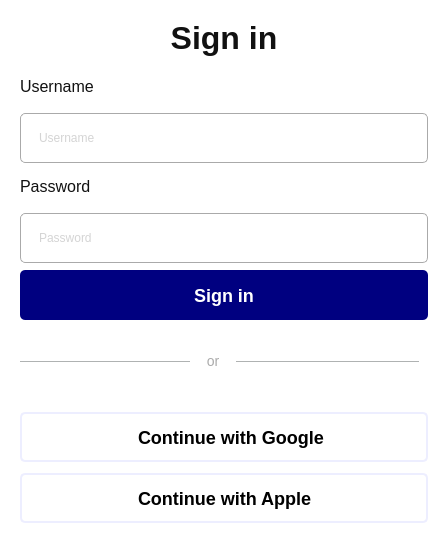
<?xml version="1.0" encoding="UTF-8"?>
<ui version="4.0">
 <class>Auth</class>
 <widget class="QDialog" name="Auth">
  <property name="geometry">
   <rect>
    <x>0</x>
    <y>0</y>
    <width>448</width>
    <height>548</height>
   </rect>
  </property>
  <property name="windowTitle">
   <string>Dialog</string>
  </property>
  <property name="styleSheet">
   <string notr="true">QDialog{
	background-color: #FFFFFF;
}

QFrame{
	border: none;
}
QLineEdit{
	color:  #AAAAAA;
	border: 1px solid #AAAAAA;
	border-radius: 5px;
	background-color: #FFFFFF;
	padding: 0 16px;
}
Line{
	background-color:  #EDEEFF;
}</string>
  </property>
  <layout class="QGridLayout" name="gridLayout">
   <property name="topMargin">
    <number>0</number>
   </property>
   <item row="0" column="0">
    <widget class="QFrame" name="frame">
     <property name="minimumSize">
      <size>
       <width>0</width>
       <height>320</height>
      </size>
     </property>
     <property name="maximumSize">
      <size>
       <width>16777215</width>
       <height>300</height>
      </size>
     </property>
     <property name="styleSheet">
      <string notr="true">QLabel {
	color: #111111;
	font-size: 16px;
}

</string>
     </property>
     <property name="frameShape">
      <enum>QFrame::StyledPanel</enum>
     </property>
     <property name="frameShadow">
      <enum>QFrame::Raised</enum>
     </property>
     <layout class="QGridLayout" name="gridLayout_2">
      <property name="topMargin">
       <number>0</number>
      </property>
      <property name="bottomMargin">
       <number>12</number>
      </property>
      <item row="0" column="1">
       <widget class="QFrame" name="frame_4">
        <property name="minimumSize">
         <size>
          <width>0</width>
          <height>50</height>
         </size>
        </property>
        <property name="maximumSize">
         <size>
          <width>16777215</width>
          <height>50</height>
         </size>
        </property>
        <property name="frameShape">
         <enum>QFrame::StyledPanel</enum>
        </property>
        <property name="frameShadow">
         <enum>QFrame::Raised</enum>
        </property>
        <layout class="QHBoxLayout" name="horizontalLayout">
         <property name="spacing">
          <number>0</number>
         </property>
         <property name="leftMargin">
          <number>0</number>
         </property>
         <property name="topMargin">
          <number>0</number>
         </property>
         <property name="rightMargin">
          <number>0</number>
         </property>
         <property name="bottomMargin">
          <number>0</number>
         </property>
         <item>
          <widget class="QLabel" name="label">
           <property name="maximumSize">
            <size>
             <width>16777215</width>
             <height>50</height>
            </size>
           </property>
           <property name="styleSheet">
            <string notr="true">font-size: 32px;
font-weight: bold;
</string>
           </property>
           <property name="text">
            <string>Sign in</string>
           </property>
           <property name="alignment">
            <set>Qt::AlignCenter</set>
           </property>
          </widget>
         </item>
        </layout>
       </widget>
      </item>
      <item row="2" column="1">
       <widget class="QFrame" name="frame_7">
        <property name="maximumSize">
         <size>
          <width>16777215</width>
          <height>102</height>
         </size>
        </property>
        <property name="frameShape">
         <enum>QFrame::StyledPanel</enum>
        </property>
        <property name="frameShadow">
         <enum>QFrame::Raised</enum>
        </property>
        <layout class="QVBoxLayout" name="verticalLayout_2">
         <property name="spacing">
          <number>10</number>
         </property>
         <property name="leftMargin">
          <number>0</number>
         </property>
         <property name="topMargin">
          <number>0</number>
         </property>
         <property name="rightMargin">
          <number>0</number>
         </property>
         <property name="bottomMargin">
          <number>0</number>
         </property>
         <item>
          <widget class="QFrame" name="frame_6">
           <property name="maximumSize">
            <size>
             <width>16777215</width>
             <height>102</height>
            </size>
           </property>
           <property name="frameShape">
            <enum>QFrame::StyledPanel</enum>
           </property>
           <property name="frameShadow">
            <enum>QFrame::Raised</enum>
           </property>
           <layout class="QVBoxLayout" name="verticalLayout_3">
            <property name="spacing">
             <number>10</number>
            </property>
            <property name="leftMargin">
             <number>0</number>
            </property>
            <property name="topMargin">
             <number>0</number>
            </property>
            <property name="rightMargin">
             <number>0</number>
            </property>
            <property name="bottomMargin">
             <number>0</number>
            </property>
            <item>
             <widget class="QLabel" name="label_3">
              <property name="styleSheet">
               <string notr="true"/>
              </property>
              <property name="text">
               <string>Username</string>
              </property>
              <property name="margin">
               <number>0</number>
              </property>
             </widget>
            </item>
            <item>
             <widget class="QLineEdit" name="username">
              <property name="minimumSize">
               <size>
                <width>0</width>
                <height>50</height>
               </size>
              </property>
              <property name="maximumSize">
               <size>
                <width>16777215</width>
                <height>50</height>
               </size>
              </property>
              <property name="text">
               <string/>
              </property>
              <property name="echoMode">
               <enum>QLineEdit::Normal</enum>
              </property>
              <property name="placeholderText">
               <string>Username</string>
              </property>
             </widget>
            </item>
           </layout>
          </widget>
         </item>
        </layout>
       </widget>
      </item>
      <item row="4" column="1">
       <widget class="QFrame" name="frame_8">
        <property name="maximumSize">
         <size>
          <width>16777215</width>
          <height>52</height>
         </size>
        </property>
        <property name="frameShape">
         <enum>QFrame::StyledPanel</enum>
        </property>
        <property name="frameShadow">
         <enum>QFrame::Raised</enum>
        </property>
        <layout class="QVBoxLayout" name="verticalLayout_4">
         <property name="leftMargin">
          <number>0</number>
         </property>
         <property name="topMargin">
          <number>0</number>
         </property>
         <property name="rightMargin">
          <number>0</number>
         </property>
         <property name="bottomMargin">
          <number>0</number>
         </property>
         <item>
          <widget class="QPushButton" name="login">
           <property name="minimumSize">
            <size>
             <width>0</width>
             <height>50</height>
            </size>
           </property>
           <property name="maximumSize">
            <size>
             <width>16777215</width>
             <height>50</height>
            </size>
           </property>
           <property name="cursor">
            <cursorShape>PointingHandCursor</cursorShape>
           </property>
           <property name="styleSheet">
            <string notr="true">color: #FFFFFF;
background-color: #000080;
border-radius: 5px;
font-size: 18px;
font-weight:500;</string>
           </property>
           <property name="text">
            <string>Sign in</string>
           </property>
          </widget>
         </item>
        </layout>
       </widget>
      </item>
      <item row="3" column="1">
       <widget class="QFrame" name="frame_5">
        <property name="maximumSize">
         <size>
          <width>16777215</width>
          <height>102</height>
         </size>
        </property>
        <property name="frameShape">
         <enum>QFrame::StyledPanel</enum>
        </property>
        <property name="frameShadow">
         <enum>QFrame::Raised</enum>
        </property>
        <layout class="QVBoxLayout" name="verticalLayout">
         <property name="spacing">
          <number>10</number>
         </property>
         <property name="leftMargin">
          <number>0</number>
         </property>
         <property name="topMargin">
          <number>0</number>
         </property>
         <property name="rightMargin">
          <number>0</number>
         </property>
         <property name="bottomMargin">
          <number>0</number>
         </property>
         <item>
          <widget class="QLabel" name="label_2">
           <property name="styleSheet">
            <string notr="true"/>
           </property>
           <property name="text">
            <string>Password</string>
           </property>
           <property name="margin">
            <number>0</number>
           </property>
          </widget>
         </item>
         <item>
          <widget class="QLineEdit" name="password">
           <property name="minimumSize">
            <size>
             <width>0</width>
             <height>50</height>
            </size>
           </property>
           <property name="maximumSize">
            <size>
             <width>16777215</width>
             <height>50</height>
            </size>
           </property>
           <property name="text">
            <string/>
           </property>
           <property name="echoMode">
            <enum>QLineEdit::Password</enum>
           </property>
           <property name="placeholderText">
            <string>Password</string>
           </property>
          </widget>
         </item>
        </layout>
       </widget>
      </item>
     </layout>
    </widget>
   </item>
   <item row="2" column="0">
    <widget class="QFrame" name="frame_2">
     <property name="maximumSize">
      <size>
       <width>16777215</width>
       <height>200</height>
      </size>
     </property>
     <property name="styleSheet">
      <string notr="true">QPushButton{
	color: rgb(0, 0, 0);
	background: none;
	border-radius: 5px;
	font-size: 18px;
	border: 2px solid #EDEEFF;
	font-weight: 500;
	text-align:  left;
	padding-left: 16px;
	
}

</string>
     </property>
     <property name="frameShape">
      <enum>QFrame::StyledPanel</enum>
     </property>
     <property name="frameShadow">
      <enum>QFrame::Raised</enum>
     </property>
     <layout class="QVBoxLayout" name="verticalLayout_5">
      <item>
       <widget class="QFrame" name="frame_3">
        <property name="minimumSize">
         <size>
          <width>0</width>
          <height>60</height>
         </size>
        </property>
        <property name="styleSheet">
         <string notr="true">QLabel{
	background-color: rgb(175, 178, 178);
}</string>
        </property>
        <property name="frameShape">
         <enum>QFrame::StyledPanel</enum>
        </property>
        <property name="frameShadow">
         <enum>QFrame::Raised</enum>
        </property>
        <widget class="QLabel" name="label_5">
         <property name="geometry">
          <rect>
           <x>0</x>
           <y>20</y>
           <width>399</width>
           <height>1</height>
          </rect>
         </property>
         <property name="minimumSize">
          <size>
           <width>0</width>
           <height>1</height>
          </size>
         </property>
         <property name="maximumSize">
          <size>
           <width>16777215</width>
           <height>1</height>
          </size>
         </property>
         <property name="text">
          <string/>
         </property>
        </widget>
        <widget class="QLabel" name="label_6">
         <property name="geometry">
          <rect>
           <x>170</x>
           <y>-3</y>
           <width>46</width>
           <height>46</height>
          </rect>
         </property>
         <property name="minimumSize">
          <size>
           <width>46</width>
           <height>46</height>
          </size>
         </property>
         <property name="maximumSize">
          <size>
           <width>46</width>
           <height>46</height>
          </size>
         </property>
         <property name="styleSheet">
          <string notr="true">background-color:  #FFFFFF;
color:  #AAAAAA;
font-size:14px;</string>
         </property>
         <property name="text">
          <string>or</string>
         </property>
         <property name="alignment">
          <set>Qt::AlignCenter</set>
         </property>
        </widget>
       </widget>
      </item>
      <item alignment="Qt::AlignVCenter">
       <widget class="QPushButton" name="google">
        <property name="sizePolicy">
         <sizepolicy hsizetype="Minimum" vsizetype="Minimum">
          <horstretch>0</horstretch>
          <verstretch>0</verstretch>
         </sizepolicy>
        </property>
        <property name="minimumSize">
         <size>
          <width>0</width>
          <height>50</height>
         </size>
        </property>
        <property name="maximumSize">
         <size>
          <width>16777215</width>
          <height>50</height>
         </size>
        </property>
        <property name="cursor">
         <cursorShape>PointingHandCursor</cursorShape>
        </property>
        <property name="contextMenuPolicy">
         <enum>Qt::DefaultContextMenu</enum>
        </property>
        <property name="autoFillBackground">
         <bool>false</bool>
        </property>
        <property name="styleSheet">
         <string notr="true"/>
        </property>
        <property name="text">
         <string>                    Continue with Google</string>
        </property>
        <property name="icon">
         <iconset resource="resources.qrc">
          <normaloff>:/icons/icons/google.png</normaloff>:/icons/icons/google.png</iconset>
        </property>
        <property name="checkable">
         <bool>false</bool>
        </property>
        <property name="autoRepeat">
         <bool>true</bool>
        </property>
        <property name="autoExclusive">
         <bool>false</bool>
        </property>
        <property name="autoDefault">
         <bool>true</bool>
        </property>
       </widget>
      </item>
      <item>
       <widget class="QPushButton" name="apple">
        <property name="minimumSize">
         <size>
          <width>0</width>
          <height>50</height>
         </size>
        </property>
        <property name="maximumSize">
         <size>
          <width>16777215</width>
          <height>50</height>
         </size>
        </property>
        <property name="cursor">
         <cursorShape>PointingHandCursor</cursorShape>
        </property>
        <property name="styleSheet">
         <string notr="true"/>
        </property>
        <property name="text">
         <string>                    Continue with Apple</string>
        </property>
        <property name="icon">
         <iconset resource="resources.qrc">
          <normaloff>:/icons/icons/apple.png</normaloff>:/icons/icons/apple.png</iconset>
        </property>
       </widget>
      </item>
     </layout>
    </widget>
   </item>
  </layout>
 </widget>
 <resources>
  <include location="../resources.qrc"/>
  <include location="resources.qrc"/>
 </resources>
 <connections/>
</ui>
